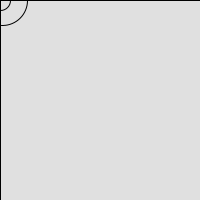
Frame 1 (no input)
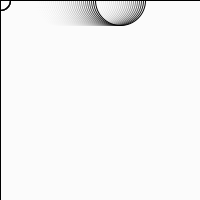
Frame 60 (the mouse pressed at the canvas centre just before this capture)
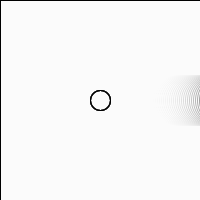
Frame 120 (the mouse held since frame 60 and released just before this capture)

The Processing sketch that drew these frames (run headless with seeded random() and noise(); from frame 60 on, the mouse is pressed at the canvas centre):

// Processing sketch: processing_35372
// ── processing_35372.pde

void setup () {
  size(200, 200);
  //colorMode(HSB, 100);
  background(220);
}


int x=0;

void draw() {
  x++;
  rectMode(CORNERS);
   fill(255,30);
   rect(0,0,width,height);
   
   noFill();
   stroke(0);
   ellipse(mouseX,mouseY,20,20);
   x++;
   

  ellipse(x,mouseY,50,50);
}

void mouseDragged() {
  noFill();
   stroke(mouseY,mouseX,20);
   ellipse(mouseY/width, mouseX/width, mouseX, mouseX);

  noFill();
   stroke(mouseY,0,mouseX);
   rect(mouseY,mouseY,mouseX,mouseX);
}
